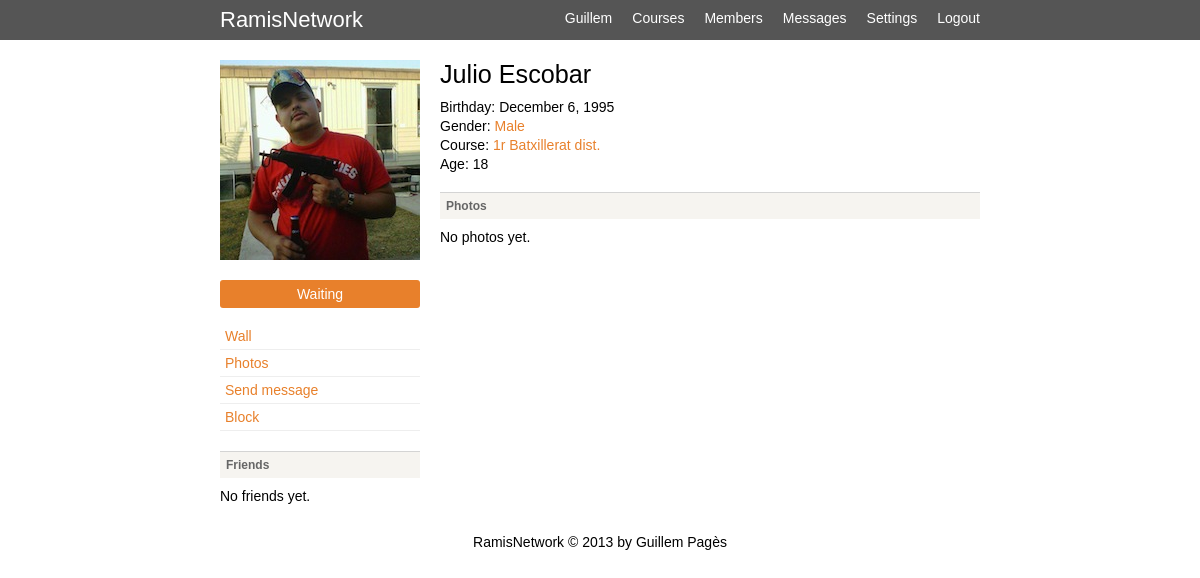
The app's page /profile.php?id=11&view=photos (signed in), older data.
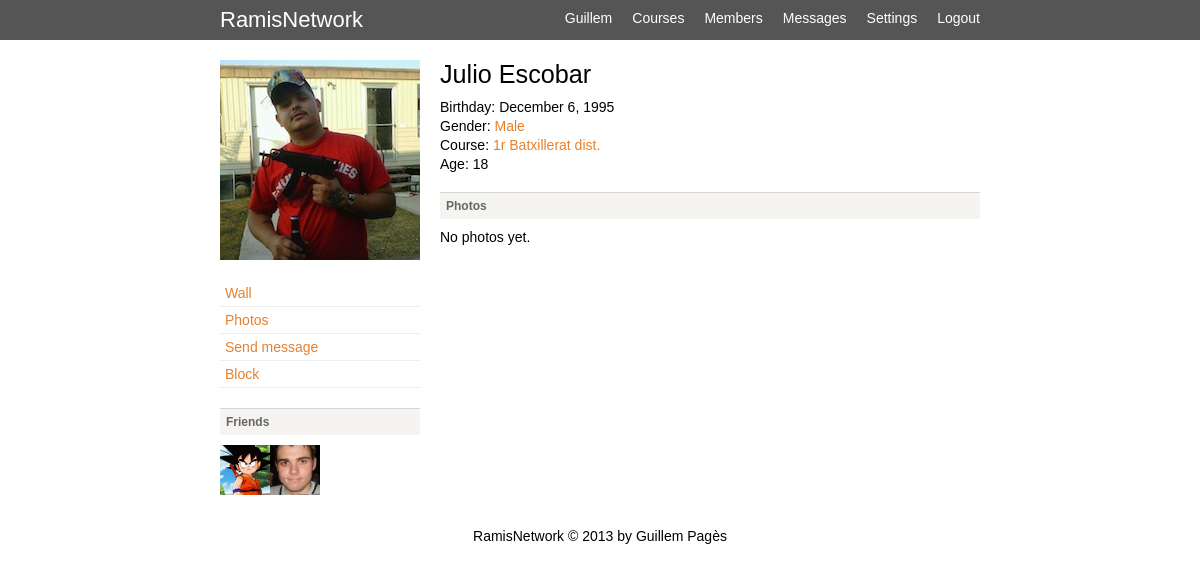
The same page, newer data.
### tables this page shows
CREATE TABLE `users` (
  `id` int(11) unsigned NOT NULL AUTO_INCREMENT,
  `name` varchar(100) NOT NULL DEFAULT '',
  `lastname` varchar(100) NOT NULL DEFAULT '',
  `email` varchar(100) NOT NULL DEFAULT '',
  `password` varchar(64) NOT NULL DEFAULT '',
  `birthday` date NOT NULL,
  `gender` tinyint(2) NOT NULL DEFAULT '0',
  `avatar` varchar(64) NOT NULL,
  `course` tinyint(3) NOT NULL DEFAULT '0',
  `privacy` tinyint(2) NOT NULL DEFAULT '0',
  PRIMARY KEY (`id`),
  KEY `email` (`email`)
);

### lib/db.php (called while the page is built, shortened)
<?php
	class db {
		var $dbuser;
		var $dbpassword;
		var $dbhost;
		var $dbmaster;
		var $persistent;
		var $master_persistent;
		var $dbh_update = false;
		var $dbh_select = false;
		var $dbh = false;
		function db($dbuser='', $dbpassword='', $dbname='', $dbhost='localhost', $dbmaster=false) {
			$this->dbuser = $dbuser;
			$this->dbpassword = $dbpassword;
			$this->dbname = $dbname;
			$this->dbhost = $dbhost;
			$this->dbmaster = $dbmaster;
			if ( $dbmaster && $dbmaster != $dbhost ) {
				$this->dbmaster = $dbmaster;
			} else {
				$this->dbmaster = false;
			}
		}
		function connect($master = false) {
			if ($master && $this->dbmaster ) {
				if ($this->dbh_update) {
					$this->dbh = & $this->dbh_update;
					return;
				} else {
					if ($this->master_persistent) {
						$this->dbh_update = @mysql_pconnect($this->dbmaster, $this->dbuser,$this->dbpassword, MYSQL_CLIENT_COMPRESS);
					} else {
						$this->dbh_update = @mysql_connect($this->dbmaster, $this->dbuser,$this->dbpassword, MYSQL_CLIENT_COMPRESS);
					}
					$this->dbh = & $this->dbh_update;
				}
			} else {
				if ($this->persistent) {
					$this->dbh_select = @mysql_pconnect($this->dbhost, $this->dbuser,$this->dbpassword);
				} else {
					$this->dbh_select = @mysql_connect($this->dbhost, $this->dbuser,$this->dbpassword);
				}
				$this->dbh = & $this->dbh_select;
			}
		}
		function flush() {
			$this->last_result = null;
		}
		function query($query) {
			$query = trim($query);
			$is_update = preg_match("/^(insert|delete|update|replace)\s+/i",$query);
			$return_val = 0;
			$this->result = @mysql_query($query,$this->dbh);
			if ( $is_update ) {
				$this->rows_affected = mysql_affected_rows();
				if ( preg_match("/^(insert|replace)\s+/i",$query) ) {
					$this->insert_id = mysql_insert_id($this->dbh);
				}
				$return_val = $this->rows_affected;
			} else {
				$num_rows=0;
				while ( $row = @mysql_fetch_object($this->result) ) {
					$this->last_result[$num_rows] = $row;
					$num_rows++;
				}
				$this->num_rows = $num_rows;
				$return_val = $this->num_rows;
			}
			return $return_val;
		}
		function get_var($query=null,$x=0,$y=0) {
			if ( $query ) {
				$this->query($query);
			}
			if ( $this->last_result[$y] ) {
				$values = array_values(get_object_vars($this->last_result[$y]));
			}
			return (isset($values[$x]) && $values[$x]!=='')?$values[$x]:null;
		}
		function get_row($query=null,$y=0) {
			if ( $query ) {
				$this->query($query);
			}
			return $this->last_result[$y]?$this->last_result[$y]:null;
		}
}
$db = new db('root', 'root', 'ramis', 'localhost');
?>

### lib/Login.php (called while the page is built, shortened)
<?php
class Login {
	function __construct() {
		global $db;
		if (isset($_COOKIE['auth'])) {
			$user_id = intval($_COOKIE['auth']);
			$user = $db->get_row("SELECT id, name, avatar FROM users WHERE id = $user_id LIMIT 1");
			if ($user) {
				$this->id = $user->id;
				$this->name = $user->name;
				$this->authenticated = true;
			}
		}
	}
}
$current_user = new Login();
?>

### config.php (called while the page is built, shortened)
<?php
require(LIB . 'db.php');
require(LIB . 'Login.php');
require(LIB . 'functions.php');
?>

### lib/User.php (called while the page is built, shortened)
<?php
class User {
	public $id;
	public function read() {
		global $db;
		$user = $db->get_row("SELECT * FROM users LEFT JOIN courses ON course = course_id WHERE id = $this->id");
		if ($user) {
			$this->id = $user->id;
			$this->name = $user->name;
			$this->lastname = $user->lastname;
			$this->avatar = $user->avatar;
			return true;
		}
		return false;
	}
}
?>

### lib/functions.php (called while the page is built, shortened)
<?php
function get_friend_status($from, $to) {
	global $db;
	$status = intval($db->get_var("SELECT count(*) FROM friends WHERE friend_from = $from AND friend_to = $to AND friend_status = 0"));
	return $status;
}
function do_view($name, $data=null) {
	$_view = VIEWS . $name . '_view.php';
	require($_view);
}
function profile_uri($id) {
	return ROOT . 'profile.php?id=' . $id;
}
function get_avatar($name='') {
	if (!empty($name)) {
		$file = PATH . 'img/avatars/' . $name;
		if (file_exists($file)) {
			return ROOT . 'img/avatars/' . $name;
		}
	}
	return ROOT . 'img/default.jpg';
}
?>

### lib/html.php (called while the page is built, shortened)
<?php
function do_header($title='') {
	global $current_user;
	$data['title'] = $title;
	$data['home_link'] = ROOT;
	if ($current_user->authenticated) {
		$data['home_link'] = ROOT . 'home.php';
	}
	do_view('header', $data);
}
?>

### views/profile_view.php (the view, shortened to what the changed rows need)
<aside class="sidebar">
	<div class="avatar">
	</div>
	<?php echo $data['friend_button']; ?>
	<ul class="user-menu">
	</ul>
	<h3>Friends</h3>
	<?php
	if ($friends) {
		foreach ($friends as $friend) {
			echo '<a href="' . profile_uri($friend->id) . '">';
			echo '<img src="' . get_avatar($friend->avatar) . '" width="50" height="50" />';
			echo '</a>';
		}
	} else {
		echo 'No friends yet.';
	}
	?>
</aside>
<section class="main">
	<div class="user-details">
		<h2><?php echo $user->name; ?> <?php echo $user->lastname; ?></h2>
	</div>
	<?php if ($view == 'wall') { ?>
		<h3>Wall</h3>
		<?php if ($post_error) echo '<div class="error">' . $post_error . '</div>'; ?>
		<?php Post::print_form(); ?>
		<?php
			if ($posts) {
				foreach ($posts as $post) {
					$post->print_post();
				}
			} else {
				echo 'No posts yet.';
			}
		?>
	<?php } else if ($view == 'photos') { ?>
		<h3>Photos</h3>
		<?php
			if ($photos) {
				foreach ($photos as $photos) {
				}
			} else {
				echo 'No photos yet.';
			}
		?>
	<?php } ?>
</section>

### profile.php (shortened to what the changed rows need)
<?php
require('config.php');
require(LIB . 'html.php');
require(LIB . 'User.php');
$id = intval($_REQUEST['id']);
$user = new User();
$user->id = $id;
if (!$user->read()) {
	do_error("User doesn't exists.");
}
$data['view'] = 'wall';
$data['photos'] = false;
if (isset($_GET['view'])) {
	$data['view'] = $_GET['view'];
	$data['photos'] = get_photos();
}
$data['post_error'] = false;
$data['friend_error'] = false;
$data['user'] = $user;
$data['posts'] = get_posts();
$data['friends'] = get_friends();
$data['friend_button'] = friend_button();
do_header($user->name);
do_view('profile', $data);
function friend_button() {
	global $db, $user, $current_user;
	$friend_ids = get_friend_ids();
	if (in_array($user->id, $friend_ids)) {
		return false;
	}
	$button_name = "Request friend";
	$status = get_friend_status($current_user->id, $user->id);
	if ($status > 0) {
		$button_name = "Waiting";
	}
	$button = "";
	$button .= '<div style="margin-bottom:15px;">';
	$button .= '<form action="profile.php" method="post">';
	$button .= '<input type="hidden" name="from" value="' . $current_user->id . '" />';
	$button .= '<input type="hidden" name="to" value="' . $user->id . '" />';
	$button .= '<input type="hidden" name="id" value="' . $user->id . '" />';
	$button .= '<input type="submit" name="add_friend" value="' . $button_name . '" class="button" style="width:200px;" />';
	$button .= '</form>';
	$button .= '</div>';
	return $button;
}
function get_posts() {
	global $db, $user;
	$post_ids = $db->get_col("SELECT post_id FROM posts WHERE post_type = 'wall' AND post_link = $user->id ORDER BY post_id DESC");
	if ($post_ids) {
		foreach ($post_ids as $id) {
			$post = new Post();
			$post->id = $id;
			if ($post->read()) {
				$data[] = $post;
			}
		}
		return $data;
	}
	return false;
}
function get_friends() {
	global $db, $user;
	$friend_ids = get_friend_ids($user->id);
	if ($friend_ids) {
		foreach ($friend_ids as $id) {
			$friend = new User();
			$friend->id = $id;
			if ($friend->read()) {
				$data[] = $friend;
			}
		}
		return $data;
	}
	return false;
}
?>

### views/header_view.php (shortened to what the changed rows need)
<!DOCTYPE html>
<html>
<head>
	<link rel="stylesheet" type="text/css" href="<?php echo ROOT; ?>css/estils.css">
</head>
<body>
<header>
	<div class="wrap">
		<h1><a href="<?php echo $home_link; ?>">RamisNetwork</a></h1>
		<nav class="algo">
			<ul>
				<?php if ($current_user->authenticated) {?>
					<li><a href="<?php echo profile_uri($current_user->id); ?>"><?php echo $current_user->name; ?></a></li>
					<li><a href="<?php echo ROOT; ?>courses.php">Courses</a></li>
					<li><a href="<?php echo ROOT; ?>members.php">Members</a></li>
					<li><a href="<?php echo ROOT; ?>messages.php">Messages</a></li>
					<li><a href="<?php echo ROOT; ?>settings.php">Settings</a></li>
					<li><a href="<?php echo ROOT; ?>login.php?action=logout">Logout</a></li>
				<?php } else { ?>
					<li><a href="<?php echo ROOT; ?>members.php">Members</a></li>
					<li><a href="<?php echo ROOT; ?>register.php">Register</a></li>
					<li><a href="<?php echo ROOT; ?>login.php">Login</a></li>
				<?php } ?>
			</ul>
		</nav>
	</div>
</header>
<div class="wrap">
	<div class="content">

Row changes from the older to the newer data that the page shows:
added users: avatar (picture)
Text that changed along with them:
form field add_friend: "Waiting" → (not shown)
text no longer shown: "No friends yet."
